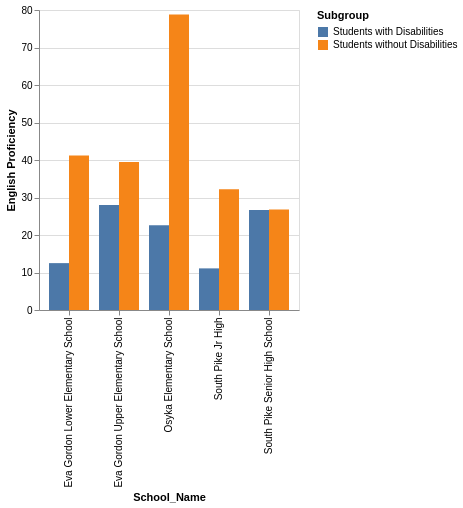

Here is the notebook cell this chart was saved with:
### Code cell
alt.Chart(south_pike).mark_bar().encode(
    x = "School_Name:O",
    y = "English Proficiency:Q",
    xOffset= "Subgroup:N",
    color = "Subgroup:N"
)

### Figure 1 — Vega-Lite specification as saved in the notebook (floating-point values rounded to 4 significant figures)
{"config": {"view": {"continuousWidth": 300, "continuousHeight": 300}}, "data": {"name": "data-2e309f7f8c84d2b78b41401c2a8630d1"}, "mark": {"type": "bar"}, "encoding": {"color": {"field": "Subgroup", "type": "nominal"}, "x": {"field": "School_Name", "type": "ordinal"}, "xOffset": {"field": "Subgroup", "type": "nominal"}, "y": {"field": "English Proficiency", "type": "quantitative"}}, "$schema": "https://vega.github.io/schema/vega-lite/v6.4.1.json", "datasets": {"data-2e309f7f8c84d2b78b41401c2a8630d1": [{"District_Name": "South Pike School District", "School_Name": "Eva Gordon Lower Elementary School", "Subgroup": "Students with Disabilities", "Math Proficiency": 0.9, "English Proficiency": 12.5, "US History Proficiency": null, "Science Proficiency": null}, {"District_Name": "South Pike School District", "School_Name": "Eva Gordon Lower Elementary School", "Subgroup": "Students without Disabilities", "Math Proficiency": 58.8, "English Proficiency": 41.2, "US History Proficiency": null, "Science Proficiency": null}, {"District_Name": "South Pike School District", "School_Name": "Eva Gordon Upper Elementary School", "Subgroup": "Students with Disabilities", "Math Proficiency": 28.0, "English Proficiency": 28.0, "US History Proficiency": null, "Science Proficiency": 38.9}, {"District_Name": "South Pike School District", "School_Name": "Eva Gordon Upper Elementary School", "Subgroup": "Students without Disabilities", "Math Proficiency": 36.7, "English Proficiency": 39.5, "US History Proficiency": null, "Science Proficiency": 56.6}, {"District_Name": "South Pike School District", "School_Name": "Osyka Elementary School", "Subgroup": "Students with Disabilities", "Math Proficiency": 38.7, "English Proficiency": 22.6, "US History Proficiency": null, "Science Proficiency": null}, {"District_Name": "South Pike School District", "School_Name": "Osyka Elementary School", "Subgroup": "Students without Disabilities", "Math Proficiency": 68.8, "English Proficiency": 78.8, "US History Proficiency": null, "Science Proficiency": 80.8}, {"District_Name": "South Pike School District", "School_Name": "South Pike Jr High", "Subgroup": "Students with Disabilities", "Math Proficiency": 3.8, "English Proficiency": 11.1, "US History Proficiency": null, "Science Proficiency": 11.8}, {"District_Name": "South Pike School District", "School_Name": "South Pike Jr High", "Subgroup": "Students without Disabilities", "Math Proficiency": 36.1, "English Proficiency": 32.2, "US History Proficiency": null, "Science Proficiency": 44.2}, {"District_Name": "South Pike School District", "School_Name": "South Pike Senior High School", "Subgroup": "Students with Disabilities", "Math Proficiency": 13.3, "English Proficiency": 26.7, "US History Proficiency": null, "Science Proficiency": 23.1}, {"District_Name": "South Pike School District", "School_Name": "South Pike Senior High School", "Subgroup": "Students without Disabilities", "Math Proficiency": 28.0, "English Proficiency": 26.8, "US History Proficiency": 62.7, "Science Proficiency": 31.6}]}}
